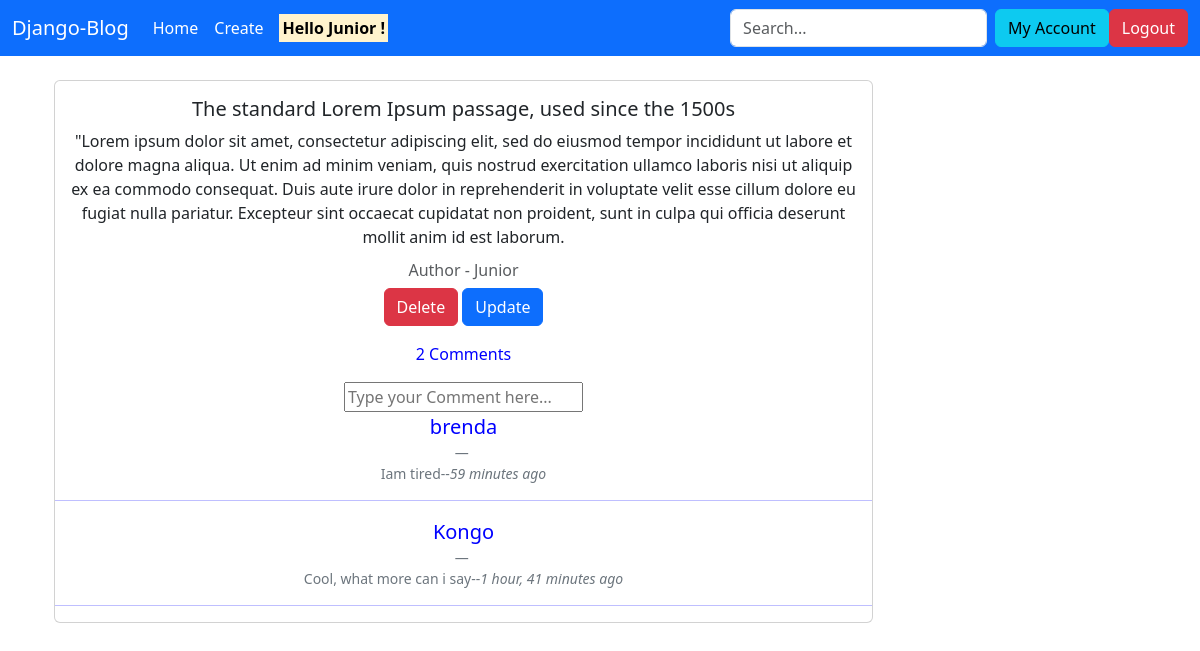
The app's page /post/6 (signed in) with its own data.
### base/models.py (models this page shows, shortened)
class Post(models.Model):
    title = models.CharField(max_length=100)
    body = models.TextField()
    author = models.ForeignKey(User, on_delete=models.CASCADE)
    created = models.DateTimeField(auto_now_add=True)
    updated = models.DateTimeField(auto_now=True)
    class Meta:
        ordering = ['-created']

class Comment(models.Model):
    author = models.ForeignKey(User, on_delete=models.CASCADE)
    post = models.ForeignKey('Post', on_delete=models.CASCADE)
    comment = models.CharField(max_length=100)
    created = models.DateTimeField(auto_now_add=True)
    class Meta:
        ordering = ['-created']

### base/views.py (the view, shortened to what this page needs)
# urls.py: path('post/<str:pk>', views.getPost, name='post_detail'),
def getPost(request, pk):
    post = Post.objects.get(id=pk)
    return render(request, 'post_detail.html', {
        'post': post
    })

### templates/post_detail.html (shortened to what this page needs)
{% extends './base.html' %} {% block content %}
<div class="container text-center p-4">
  <div class="row align-items-start">
    <div class="col">
      <div class="card w-75 mb-3 col-6">
        <div class="card-body">
          <h5 class="card-title">{{ post.title }}</h5>
          <p class="card-text">{{post.body}}</p>
          <h6 class="card-subtitle mb-2 text-body-secondary">
            Author - {{ post.author }}
          </h6>
          {% if request.user == post.author %}
          <a href="{% url 'post_delete' post.id %}"
            ><button type="button" class="btn btn-danger">Delete</button></a
          >
          <a href="{% url 'post_update' post.id %}"
            ><button type="button" class="btn btn-primary">Update</button></a
          >
          {% endif %}
        </div>
        <div style="color: blue" class="comments-container">
          <p class="bs-info-text-emphasis">
            {{post.comment_set.all.count}} Comments
          </p>
          {% if request.user.is_authenticated %}
          <form method="POST" action="">
            <input
              type="text"
              class=""
              name="comment"
              placeholder="Type your Comment here..."
            />
          </form>
          {% endif %}
          <figure>
            {% for comment in post.comment_set.all %}
            <blockquote class="blockquote">
              <p>{{comment.author}}</p>
            </blockquote>
            <figcaption class="blockquote-footer">
              <p>
                {{comment.comment}}--<cite title=""
                  >{{comment.created|timesince}} ago</cite
                >
              </p>
            </figcaption>
            <hr />
            {% endfor %}
          </figure>
        </div>
      </div>
    </div>
  </div>
</div>
{% endblock content %}

### templates/navbar.html (shortened to what this page needs)
<nav class="navbar navbar-expand-lg navbar-dark bg-primary">
  <div class="container-fluid">
    <a class="navbar-brand" href="{% url 'index' %}">Django-Blog</a>
    <div class="collapse navbar-collapse" id="navbarColor01">
      <ul class="navbar-nav me-auto">
        <li class="nav-item">
          <a class="nav-link active" href="{% url 'index' %}"
            >Home
          </a>
        </li>
        {% if request.user.is_authenticated %}
        <li class="nav-item">
          <a class="nav-link active" href="{% url 'create_post' %}">Create</a>
        </li>
        <li class="nav-item">
          <a class="nav-link" href="{% url 'index' %}">
            <strong><mark> Hello {{ request.user.username}} !</mark></strong>
          </a>
        </li>
        {% endif %}
      </ul>
      <form class="d-flex" action="" method="GET">
        <input
          class="form-control me-sm-2"
          type="search"
          name="search"
          placeholder="Search..."
        />
      </form>
      {% if request.user.is_authenticated %}
      <a href="{% url 'my_account' %}"
        ><button type="button" class="btn btn-info">My Account</button></a
      >
      <a href="{% url 'logout' %}"
        ><button type="button" class="btn btn-danger">Logout</button></a
      >
      {% endif %}
    </div>
  </div>
</nav>

### records on screen
Post: title "The standard Lorem Ipsum passage, used since the 1500s", body "\"Lorem ipsum dolor sit amet, consectetur adipiscing elit, sed do eiusmod tempor incididunt ut labore et dolore magna aliqua. Ut enim ad minim veniam, quis nostrud exercitation ullamco laboris nisi ut aliquip ex ea commodo consequat. Duis aute irure dolor in reprehenderit in voluptate velit esse cillum dolore eu fugiat nulla pariatur. Excepteur sint occaecat cupidatat non proident, sunt in culpa qui officia deserunt mollit anim id est laborum.", author "Junior", comment_set.all.count "2"
Comment: author "brenda", comment "Iam tired", created "59 minutes"
Comment: author "Kongo", comment "Cool, what more can i say", created "1 hour, 41 minutes"

### other values on screen
{{ request.user.username }} "Junior"
